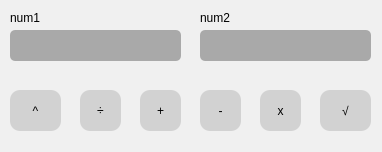
<?xml version="1.0" encoding="UTF-8"?>
<ui version="4.0">
 <class>dualcalc</class>
 <widget class="QDialog" name="dualcalc">
  <property name="geometry">
   <rect>
    <x>0</x>
    <y>0</y>
    <width>382</width>
    <height>152</height>
   </rect>
  </property>
  <property name="windowTitle">
   <string>dualcalc</string>
  </property>
  <property name="styleSheet">
   <string notr="true">background-color: rgb(240,240,240);</string>
  </property>
  <widget class="QTextEdit" name="num1">
   <property name="geometry">
    <rect>
     <x>10</x>
     <y>30</y>
     <width>171</width>
     <height>31</height>
    </rect>
   </property>
   <property name="font">
    <font>
     <pointsize>12</pointsize>
     <bold>true</bold>
    </font>
   </property>
   <property name="styleSheet">
    <string notr="true">border-radius: 5px;
background-color: rgb(169, 169, 169);</string>
   </property>
  </widget>
  <widget class="QTextEdit" name="num2">
   <property name="geometry">
    <rect>
     <x>200</x>
     <y>30</y>
     <width>171</width>
     <height>31</height>
    </rect>
   </property>
   <property name="font">
    <font>
     <pointsize>12</pointsize>
     <bold>true</bold>
    </font>
   </property>
   <property name="styleSheet">
    <string notr="true">border-radius: 5px;
background-color: rgb(169, 169, 169);</string>
   </property>
  </widget>
  <widget class="QLabel" name="num1Label">
   <property name="geometry">
    <rect>
     <x>10</x>
     <y>10</y>
     <width>49</width>
     <height>16</height>
    </rect>
   </property>
   <property name="styleSheet">
    <string notr="true">color: rgb(0,0,0);</string>
   </property>
   <property name="text">
    <string>num1</string>
   </property>
  </widget>
  <widget class="QLabel" name="num2Label">
   <property name="geometry">
    <rect>
     <x>200</x>
     <y>10</y>
     <width>49</width>
     <height>16</height>
    </rect>
   </property>
   <property name="styleSheet">
    <string notr="true">color: rgb(0,0,0);</string>
   </property>
   <property name="text">
    <string>num2</string>
   </property>
  </widget>
  <widget class="QPushButton" name="powButton">
   <property name="geometry">
    <rect>
     <x>10</x>
     <y>90</y>
     <width>51</width>
     <height>41</height>
    </rect>
   </property>
   <property name="styleSheet">
    <string notr="true">background-color: rgb(210, 210, 210);
border-radius: 10px;</string>
   </property>
   <property name="text">
    <string>^</string>
   </property>
  </widget>
  <widget class="QPushButton" name="divideButton">
   <property name="geometry">
    <rect>
     <x>80</x>
     <y>90</y>
     <width>41</width>
     <height>41</height>
    </rect>
   </property>
   <property name="styleSheet">
    <string notr="true">background-color: rgb(210, 210, 210);
border-radius: 10px;</string>
   </property>
   <property name="text">
    <string>÷</string>
   </property>
  </widget>
  <widget class="QPushButton" name="addButton">
   <property name="geometry">
    <rect>
     <x>140</x>
     <y>90</y>
     <width>41</width>
     <height>41</height>
    </rect>
   </property>
   <property name="styleSheet">
    <string notr="true">background-color: rgb(210, 210, 210);
border-radius: 10px;</string>
   </property>
   <property name="text">
    <string>+</string>
   </property>
  </widget>
  <widget class="QPushButton" name="subtractButton">
   <property name="geometry">
    <rect>
     <x>200</x>
     <y>90</y>
     <width>41</width>
     <height>41</height>
    </rect>
   </property>
   <property name="styleSheet">
    <string notr="true">background-color: rgb(210, 210, 210);
border-radius: 10px;</string>
   </property>
   <property name="text">
    <string>-</string>
   </property>
  </widget>
  <widget class="QPushButton" name="multiplyButton">
   <property name="geometry">
    <rect>
     <x>260</x>
     <y>90</y>
     <width>41</width>
     <height>41</height>
    </rect>
   </property>
   <property name="styleSheet">
    <string notr="true">background-color: rgb(210, 210, 210);
border-radius: 10px;</string>
   </property>
   <property name="text">
    <string>x</string>
   </property>
  </widget>
  <widget class="QPushButton" name="sqrtButton">
   <property name="geometry">
    <rect>
     <x>320</x>
     <y>90</y>
     <width>51</width>
     <height>41</height>
    </rect>
   </property>
   <property name="styleSheet">
    <string notr="true">background-color: rgb(210, 210, 210);
border-radius: 10px;</string>
   </property>
   <property name="text">
    <string>√</string>
   </property>
  </widget>
 </widget>
 <resources/>
 <connections/>
</ui>
